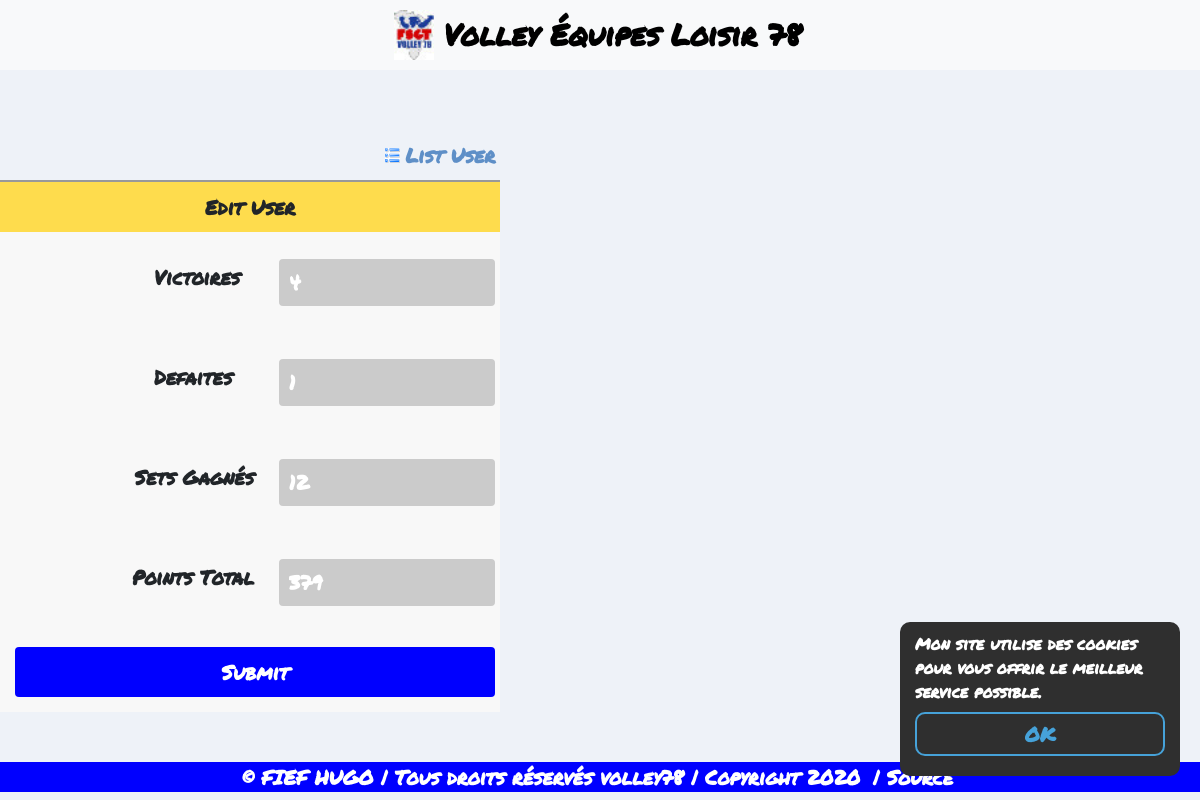
/crud/edit.php?id=1 (signed in), run on the app's committed database.
### tables this page shows
CREATE TABLE IF NOT EXISTS `volley_resultats` (
  `id` int(11) NOT NULL,
  `victoires` int(11) NOT NULL,
  `defaites` int(11) NOT NULL,
  `nb_sets_gagnes` int(11) NOT NULL,
  `nb_points_total` int(11) NOT NULL,
  `nb_matchs` int(11) NOT NULL,
  `annee` int(11) NOT NULL,
  `id_equipe` int(11) NOT NULL,
  PRIMARY KEY (`id`)
);

### crud/edit.php (called while the page is built, shortened)
<?php
$user = Resultats::getResultats($_GET["id"]);
require_once("views/edit.view.php");
require_once('../include/footer.php');
?>

### include/class/Bdd.php (called while the page is built, shortened)
<?php
class Bdd
{
    private static $_instance = null;
    private function __construct()
    {
        $this->conn = new PDO('mysql:host=localhost;dbname=volley;charset=utf8', 'root', '', array(PDO::ATTR_ERRMODE => PDO::ERRMODE_EXCEPTION));
    }
    public static function getInstance()
    {
        if (!static::$_instance) {
            static::$_instance = new Bdd();
        }
        return static::$_instance;
    }
}

### include/class/Resultats.php (called while the page is built, shortened)
<?php
class Resultats extends Bdd
{
    public static function getResultats($idResultat)
    {
        return Bdd::getInstance()->conn->query('SELECT * FROM `volley_resultats` WHERE `id` = "' . $idResultat . '"')->fetchAll();
    }
}
?>

### crud/views/edit.view.php (the view, shortened to what this page needs)
<div class="content">
    <form name="frmUser" method="post" action="">
        <div style="width:500px;">
            <div style="padding-bottom:5px;">
                <a style="display: flex; justify-content: flex-end; align-items: center;" href="index.php" class="link">
                    <img style="display: block; margin-right: 5px;" alt='List' title='List'
                         src='../ressources/crud/list.png' width='15px' height='15px'/>
                    List User
                </a>
            </div>
            <table border="0" style="width: 500px; text-align: center;"
                   aria-describedby="édition résultats" class="tblSaveForm">
                <tr class="tableheader">
                    <td colspan="2">Edit User</td>
                </tr>
                <?php foreach ($user as $value) { ?>
                    <tr>
                        <td><label>Victoires</label></td>
                        <td>
                            <input class="form-control txtField" id="validationServer01"
                                type="number" placeholder="Moyenne E4" step="1"
                                name="victoires" min="0" max="9999"
                                value="<?php echo $value['victoires']; ?>"
                            >
                        </td>
                    </tr>
                    <tr>
                        <td><label>Defaites</label></td>
                        <td>
                            <input class="form-control txtField" id="validationServer01"
                                type="number" placeholder="Moyenne E4" step="1"
                                name="defaites" min="0" max="9999"
                                value="<?php echo $value['defaites']; ?>"
                            >
                        </td>
                    </tr>
                    <tr>
                        <td><label style="width: inherit; padding: 0;">Sets Gagnés</label></td>
                        <td>
                            <input class="form-control txtField" id="validationServer01"
                                type="number" placeholder="Moyenne E4" step="1"
                                name="nb_sets_gagnes" min="0" max="9999"
                                value="<?php echo $value['nb_sets_gagnes']; ?>"
                            >
                        </td>
                    </tr>
                    <tr>
                        <td><label style="width: inherit; padding: 0;">Points Total</label></td>
                        <td>
                            <input class="form-control txtField" id="validationServer01"
                                type="number" placeholder="Moyenne E4" step="1"
                                name="nb_points_total" min="0" max="9999"
                                value="<?php echo $value['nb_points_total']; ?>"
                            >
                        </td>
                    </tr>
            <?php } ?>
                <tr>
                    <td colspan="2">
                        <input type="submit" name="submit" value="Submit" class="btnSubmit">
                    </td>
                </tr>
            </table>
        </div>
    </form>
</div>

### css/style.css (style rules this page uses)
* { font-family: 'Permanent Marker', cursive, sans-serif !important; }
*:not(h1):not(h2) { font-weight: bold !important; font-size: 20px !important; }
html, body { width: 100%; height: 100%; margin: 0; }
body { background-color: #EEF2F8; }
a { text-decoration: none; }
label { padding: 0 10px 0 0; font-size: 26px; line-height: 70px; display: none; width: 26px; float: right; }
.content { z-index: -1; width: 100%; margin-top: 70px; }
input[type=submit] { background-color: blue; color: white; border: none; padding: 10px; }
input { font-family: cursive; font-weight: normal; font-size: 16px; }
.logform input, a { margin: 5px; }
input { width: 100%; margin: 5px; }
.tblSaveForm { border-top: 2px #999999 solid; background-color: #f8f8f8; }
.tableheader { background-color: #fedc4d; }
.btnSubmit { background-color: #fd9512; padding: 5px; border-color: #FF6600; border-radius: 4px; color: white; }
.txtField { padding: 5px; border: #fedc4d 1px solid; border-radius: 4px; }
.link { text-decoration: none; color: #5e8fc7; font-size: 11px; }

### crud/views/edit.view.php (style rules this page uses)
label { display: block; padding: 0 100px 0 0; font-size: 18px; }
td { padding: 10px; }
input[type="number"] { background-color: #CBCBCB; color: white; border-style: none; padding: 10px; }

### data on the page
volley_resultats: victoires "4", defaites "1", nb_sets_gagnes "12", nb_points_total "379"
